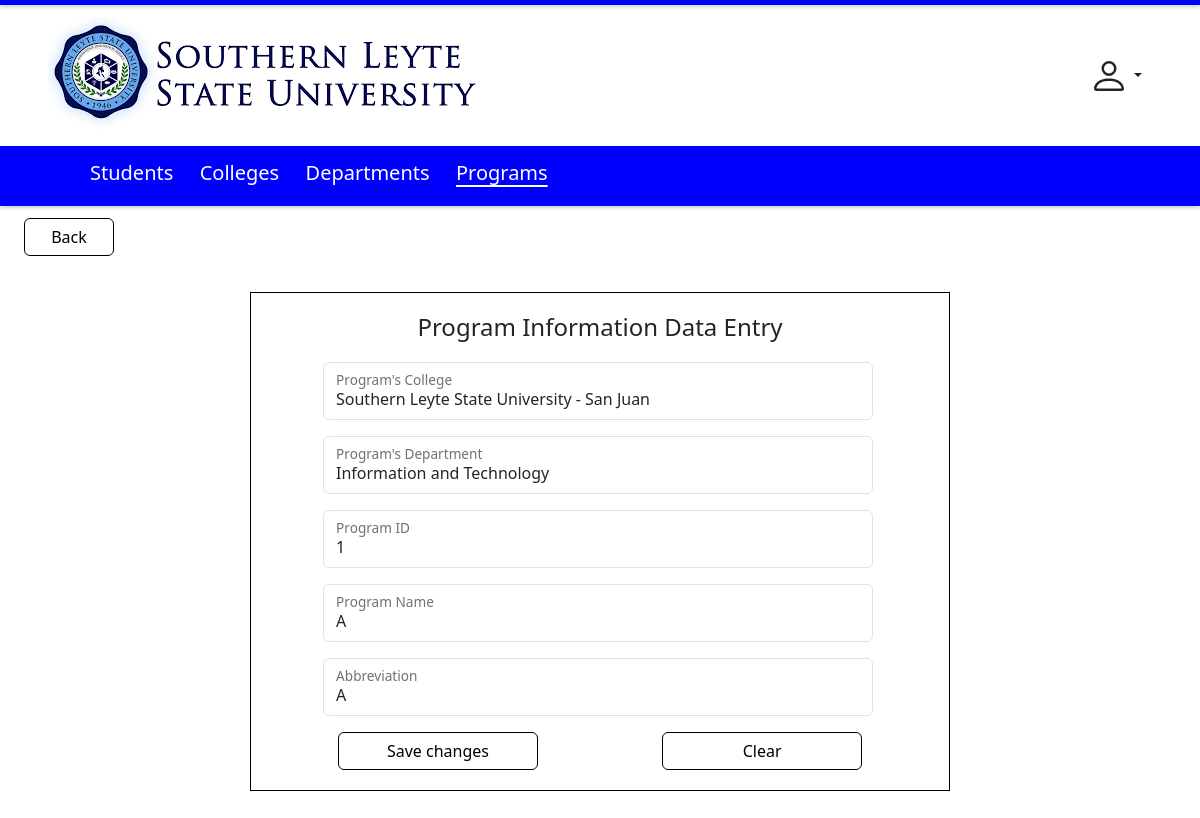
Page /program-edit.php?progid=1 on the committed database.
### tables this page shows
CREATE TABLE `programs` (
  `progid` int(11) NOT NULL,
  `progfullname` varchar(100) NOT NULL,
  `progshortname` varchar(20) DEFAULT NULL,
  `progcollid` int(11) NOT NULL,
  `progcolldeptid` int(11) NOT NULL
);

CREATE TABLE `colleges` (
  `collid` int(11) NOT NULL,
  `collfullname` varchar(100) NOT NULL,
  `collshortname` varchar(20) NOT NULL
);

CREATE TABLE `departments` (
  `deptid` int(11) NOT NULL,
  `deptfullname` varchar(100) NOT NULL,
  `deptshortname` varchar(20) DEFAULT NULL,
  `deptcollid` int(11) NOT NULL
);

### program-edit.php (the view, shortened to what this page needs)
<?php
    require_once "db.php";
    $stmt1 = "SELECT * FROM colleges";
    $prep1 = $conn -> prepare ($stmt1);
    $prep1 -> execute();
    $result1 = $prep1 -> fetchAll(PDO::FETCH_ASSOC);
    $stmt2 = "SELECT * FROM departments";
    $prep2 = $conn -> prepare ($stmt2);
    $prep2 -> execute();
    $result2 = $prep2 -> fetchAll(PDO::FETCH_ASSOC);
    $progid = $_GET['progid'];
    $stmt = $conn->prepare("SELECT progid, progfullname, progshortname, progcollid, progcolldeptid FROM programs
    WHERE progid = :progid");
    $stmt->bindParam(':progid', $progid, PDO::PARAM_INT);
    $stmt->execute();
    $programData = $stmt->fetch(PDO::FETCH_ASSOC);
?>
<!DOCTYPE html>
<html lang="en">
<head>
    <link rel="stylesheet" href="bootstrap.min.css">
</head>
<body>
    <div class="horizontal-line1">
    </div>
    <div class="container header">
        <img src="images/slsuloogo.png" class="img-fluid img" alt="image">
        <button class="btn dropdown-toggle drop" type="button" data-bs-toggle="dropdown" aria-expanded="false">
        </button>
    </div>
    <div class="horizontal-line2">
        <a class="link" href="student-listing.php">Students</a>
        <a class="link" href="college-listing.php">Colleges</a>
        <a class="link" href="department-listing.php">Departments</a>
        <a class="active" href="program-listing.php">Programs</a>
    </div>
    <div class="container viewdiv">
        <button type="submit" class="btn btn-outline-warning viewbtn" onclick="window.location.href='program-listing.php'">Back</button>
    </div>
    <div class="container formDiv">
        <h4>Program Information Data Entry</h4>
        <form action="" method="post" class="entry" onsubmit="return confirmAction()">
            <div class="form-floating mb-3">
                <select name="progcollid" id="progcollid" class="form-control" onchange="updatePrograms()" required>
                    <?php foreach ($result1 as $row1): ?>
                        <option value="<?php echo $row1["collid"] ?>" class="form-control" <?php echo ($row1["collid"] == $programData['progcollid']) ? 'selected' : '' ?>>
                            <?php echo $row1["collfullname"] ?>
                        </option>
                    <?php endforeach; ?>
                </select>
                <label for="college">Program's College</label>
            </div>
            <div class="form-floating mb-3">
                <select name="progcolldeptid" id="progcolldeptid" class="form-control" required>
                    <?php foreach ($result2 as $row2): ?>
                        <option value="<?php echo $row2["deptid"] ?>" class="form-control" <?php echo ($row2["deptid"] == $programData['progcolldeptid']) ? 'selected' : '' ?>>
                            <?php echo $row2["deptfullname"] ?>
                        </option>
                    <?php endforeach; ?>
                </select>
                <label for="progcolldeptid">Program's Department</label>
            </div>
            <div class="form-floating mb-3">
                <input type="text" class="form-control" id="progid" name="progid" value="<?php echo $programData['progid']; ?>" readonly>
                <label for="progid">Program ID</label>
            </div>
            <div class="form-floating mb-3">
                <input type="text" class="form-control" name="progfullname" id="progfullname" value="<?php echo $programData['progfullname']; ?>" required>
                <label for="progfullname">Program Name</label>
            </div>
            <div class="form-floating mb-3">
                <input type="text" class="form-control" name="progshortname" id="progshortname" value="<?php echo $programData['progshortname']; ?>">
                <label for="progshortname">Abbreviation</label>
            </div>
            <button type="submit" class="btn btn-outline-warning formbtn1">Save changes</button>
            <button type="button" class="btn btn-outline-warning formbtn2" onclick="clearField()">Clear</button>
        </form>
    </div>
</body>
</html>

### program-edit.php (style rules this page uses)
body { padding-bottom: 5%; }
.horizontal-line1 { top: 0; left: 0; width: 100%; height: 5px; background-color: blue; box-shadow: 0 2px 4px rgba(0, 0, 0, 0.2); }
.horizontal-line2 { margin-top: 1%; left: 0; width: 100%; height: 60px; background-color: blue; box-shadow: 0 2px 4px rgba(0, 0, 0, 0.2); align-items: center; padding-top: 12px; padding-left: 7.5%; }
.header { margin-top: 1%; }
.profile { margin-left: 54.5%; }
.drop { margin-left: -15px; }
.drop, .drop:focus, .drop:active { outline: none; border: none; }
.link { text-decoration: none; color: white; font-size: 20px; margin-right: 2%; }
.active { pointer-events: none; color: white; font-size: 20px; text-decoration: underline; text-decoration-thickness: 1.5px; text-underline-offset: 5px; cursor: not-allowed; margin-right: 2%; }
.viewdiv { width:480px; margin-top: 1%; margin-left: 1%; text-align: start; }
.viewbtn { width: 90px; border-color: black; color: black; }
h4 { text-align: center; }
.formDiv { margin-top: 3%; border: 1px solid black; width: 700px; padding-bottom: 20px; padding-top: 20px; }
.entry { width: 550px; margin-top: 20px; margin-left: 60px; }
.formbtn1 { width:200px; margin-left: 15px; border-color: black; color: black; }
.formbtn2 { width:200px; margin-left: 120px; border-color: black; color: black; }
.img { margin-left: 0.52%; }

### rows in the picture
programs: progcollid "Southern Leyte State University - San Juan", progcolldeptid "Information and Technology", progid "1", progfullname "A", progshortname "A"
